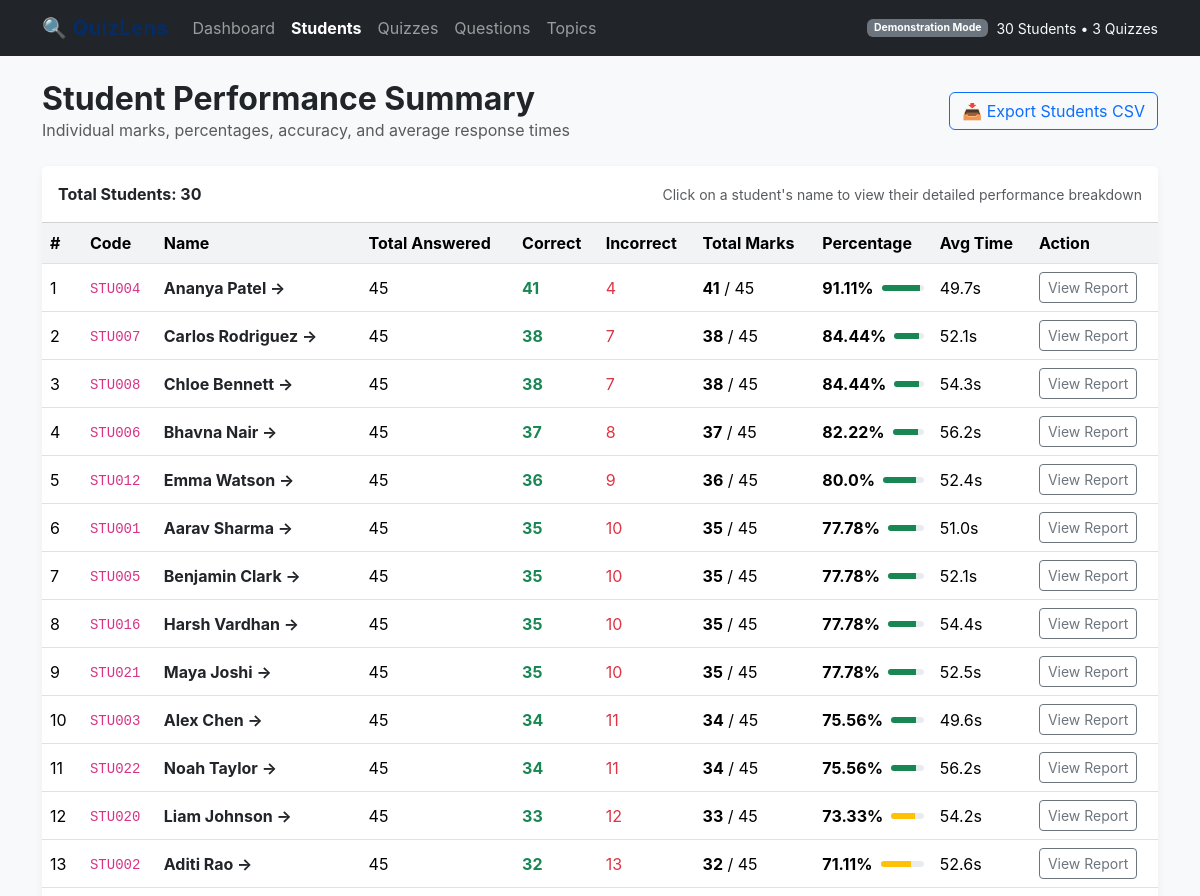
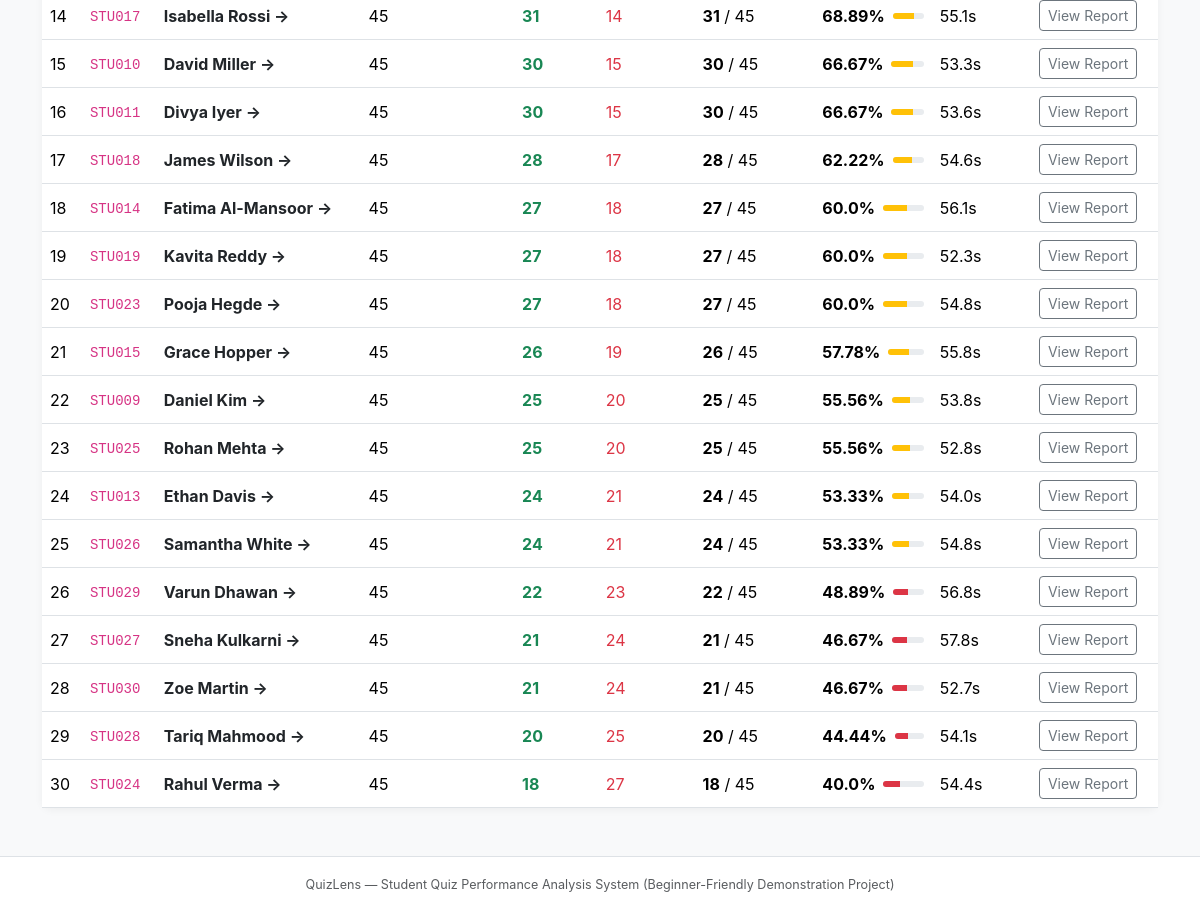
/students, run on the app's committed database (2 pictures, top to bottom).
### tables this page shows
CREATE TABLE students (
            id INTEGER PRIMARY KEY AUTOINCREMENT,
            student_code TEXT UNIQUE NOT NULL,
            name TEXT NOT NULL
        );

### app.py (the view)
@app.route("/students")
def students():
    student_list = get_student_performances()
    return render_template(
        "students.html",
        active_page="students",
        students=student_list
    )

### analysis.py (called while the page is built)
def safe_percentage(part, total):
    if total is None or total <= 0:
        return 0.0
    return round((part / total) * 100, 2)

### database.py (called while the page is built)
def get_connection():
    conn = sqlite3.connect(DATABASE_NAME)
    conn.execute("PRAGMA foreign_keys = ON;")
    conn.row_factory = sqlite3.Row
    return conn

### templates/students.html (shortened to what this page needs)
{% extends "base.html" %}
{% block content %}
<div class="d-flex justify-content-between align-items-center mb-4">
    <div>
        <h2 class="fw-bold mb-0">Student Performance Summary</h2>
        <p class="text-muted mb-0">Individual marks, percentages, accuracy, and average response times</p>
    </div>
    <div>
        <a href="/export/students" class="btn btn-outline-primary">
            📥 Export Students CSV
        </a>
    </div>
</div>
<div class="card mb-4">
    <div class="card-header bg-white py-3 d-flex justify-content-between align-items-center">
        <span class="fw-bold">Total Students: {{ students|length }}</span>
        <div class="small text-muted">Click on a student's name to view their detailed performance breakdown</div>
    </div>
    <div class="table-responsive">
        <table class="table table-hover align-middle mb-0">
            <thead>
                <tr>
                    <th>#</th>
                    <th>Code</th>
                    <th>Name</th>
                    <th>Total Answered</th>
                    <th>Correct</th>
                    <th>Incorrect</th>
                    <th>Total Marks</th>
                    <th>Percentage</th>
                    <th>Avg Time</th>
                    <th>Action</th>
                </tr>
            </thead>
            <tbody>
                {% for s in students %}
                <tr>
                    <td>{{ loop.index }}</td>
                    <td><code>{{ s.student_code }}</code></td>
                    <td class="fw-bold">
                        <a href="/students/{{ s.id }}" class="text-decoration-none text-dark">
                            {{ s.name }} &rarr;
                        </a>
                    </td>
                    <td>{{ s.total_answered }}</td>
                    <td><span class="text-success fw-bold">{{ s.correct_answers }}</span></td>
                    <td><span class="text-danger">{{ s.incorrect_answers }}</span></td>
                    <td><strong>{{ s.total_marks }}</strong> / {{ s.max_marks }}</td>
                    <td>
                        <div class="d-flex align-items-center">
                            <span class="fw-bold me-2">{{ s.percentage }}%</span>
                            <div class="progress flex-grow-1" style="height: 6px;">
                                <div class="progress-bar {% if s.percentage >= 75 %}bg-success{% elif s.percentage >= 50 %}bg-warning{% else %}bg-danger{% endif %}"
                                     role="progressbar" style="width: {{ s.percentage }}%;"></div>
                            </div>
                        </div>
                    </td>
                    <td>{{ s.avg_time }}s</td>
                    <td>
                        <a href="/students/{{ s.id }}" class="btn btn-sm btn-outline-secondary">
                            View Report
                        </a>
                    </td>
                </tr>
                {% endfor %}
            </tbody>
        </table>
    </div>
</div>
{% endblock %}

### templates/base.html (style rules this page uses)
body { background-color: #f8f9fa; font-family: -apple-system, BlinkMacSystemFont, "Segoe UI", Roboto, "Helvetica Neue", Arial, sans-serif; }
.card { border: none; border-radius: 10px; box-shadow: 0 2px 8px rgba(0,0,0,0.05); }
.table th { background-color: #f1f3f5; }

### data on the page
students: student_code "STU004", name "Ananya Patel", total_answered "45", correct_answers "41", incorrect_answers "4", total_marks "41", max_marks "45", percentage "91.11", avg_time "49.7"
students: student_code "STU007", name "Carlos Rodriguez", total_answered "45", correct_answers "38", incorrect_answers "7", total_marks "38", max_marks "45", percentage "84.44", avg_time "52.1"
students: student_code "STU008", name "Chloe Bennett", total_answered "45", correct_answers "38", incorrect_answers "7", total_marks "38", max_marks "45", percentage "84.44", avg_time "54.3"
students: student_code "STU006", name "Bhavna Nair", total_answered "45", correct_answers "37", incorrect_answers "8", total_marks "37", max_marks "45", percentage "82.22", avg_time "56.2"
students: student_code "STU012", name "Emma Watson", total_answered "45", correct_answers "36", incorrect_answers "9", total_marks "36", max_marks "45", percentage "80.0", avg_time "52.4"
students: student_code "STU001", name "Aarav Sharma", total_answered "45", correct_answers "35", incorrect_answers "10", total_marks "35", max_marks "45", percentage "77.78", avg_time "51.0"
students: student_code "STU005", name "Benjamin Clark", total_answered "45", correct_answers "35", incorrect_answers "10", total_marks "35", max_marks "45", percentage "77.78", avg_time "52.1"
students: student_code "STU016", name "Harsh Vardhan", total_answered "45", correct_answers "35", incorrect_answers "10", total_marks "35", max_marks "45", percentage "77.78", avg_time "54.4"
students: student_code "STU021", name "Maya Joshi", total_answered "45", correct_answers "35", incorrect_answers "10", total_marks "35", max_marks "45", percentage "77.78", avg_time "52.5"
students: student_code "STU003", name "Alex Chen", total_answered "45", correct_answers "34", incorrect_answers "11", total_marks "34", max_marks "45", percentage "75.56", avg_time "49.6"
students: student_code "STU022", name "Noah Taylor", total_answered "45", correct_answers "34", incorrect_answers "11", total_marks "34", max_marks "45", percentage "75.56", avg_time "56.2"
students: student_code "STU020", name "Liam Johnson", total_answered "45", correct_answers "33", incorrect_answers "12", total_marks "33", max_marks "45", percentage "73.33", avg_time "54.2"
students: student_code "STU002", name "Aditi Rao", total_answered "45", correct_answers "32", incorrect_answers "13", total_marks "32", max_marks "45", percentage "71.11", avg_time "52.6"
students: student_code "STU017", name "Isabella Rossi", total_answered "45", correct_answers "31", incorrect_answers "14", total_marks "31", max_marks "45", percentage "68.89", avg_time "55.1"
students: student_code "STU010", name "David Miller", total_answered "45", correct_answers "30", incorrect_answers "15", total_marks "30", max_marks "45", percentage "66.67", avg_time "53.3"
students: student_code "STU011", name "Divya Iyer", total_answered "45", correct_answers "30", incorrect_answers "15", total_marks "30", max_marks "45", percentage "66.67", avg_time "53.6"
students: student_code "STU018", name "James Wilson", total_answered "45", correct_answers "28", incorrect_answers "17", total_marks "28", max_marks "45", percentage "62.22", avg_time "54.6"
students: student_code "STU014", name "Fatima Al-Mansoor", total_answered "45", correct_answers "27", incorrect_answers "18", total_marks "27", max_marks "45", percentage "60.0", avg_time "56.1"
students: student_code "STU019", name "Kavita Reddy", total_answered "45", correct_answers "27", incorrect_answers "18", total_marks "27", max_marks "45", percentage "60.0", avg_time "52.3"
students: student_code "STU023", name "Pooja Hegde", total_answered "45", correct_answers "27", incorrect_answers "18", total_marks "27", max_marks "45", percentage "60.0", avg_time "54.8"
students: student_code "STU015", name "Grace Hopper", total_answered "45", correct_answers "26", incorrect_answers "19", total_marks "26", max_marks "45", percentage "57.78", avg_time "55.8"
students: student_code "STU009", name "Daniel Kim", total_answered "45", correct_answers "25", incorrect_answers "20", total_marks "25", max_marks "45", percentage "55.56", avg_time "53.8"
students: student_code "STU025", name "Rohan Mehta", total_answered "45", correct_answers "25", incorrect_answers "20", total_marks "25", max_marks "45", percentage "55.56", avg_time "52.8"
students: student_code "STU013", name "Ethan Davis", total_answered "45", correct_answers "24", incorrect_answers "21", total_marks "24", max_marks "45", percentage "53.33", avg_time "54.0"
students: student_code "STU026", name "Samantha White", total_answered "45", correct_answers "24", incorrect_answers "21", total_marks "24", max_marks "45", percentage "53.33", avg_time "54.8"
students: student_code "STU029", name "Varun Dhawan", total_answered "45", correct_answers "22", incorrect_answers "23", total_marks "22", max_marks "45", percentage "48.89", avg_time "56.8"
students: student_code "STU027", name "Sneha Kulkarni", total_answered "45", correct_answers "21", incorrect_answers "24", total_marks "21", max_marks "45", percentage "46.67", avg_time "57.8"
students: student_code "STU030", name "Zoe Martin", total_answered "45", correct_answers "21", incorrect_answers "24", total_marks "21", max_marks "45", percentage "46.67", avg_time "52.7"
students: student_code "STU028", name "Tariq Mahmood", total_answered "45", correct_answers "20", incorrect_answers "25", total_marks "20", max_marks "45", percentage "44.44", avg_time "54.1"
students: student_code "STU024", name "Rahul Verma", total_answered "45", correct_answers "18", incorrect_answers "27", total_marks "18", max_marks "45", percentage "40.0", avg_time "54.4"

### other printed values
{{ students|length }} "30"
